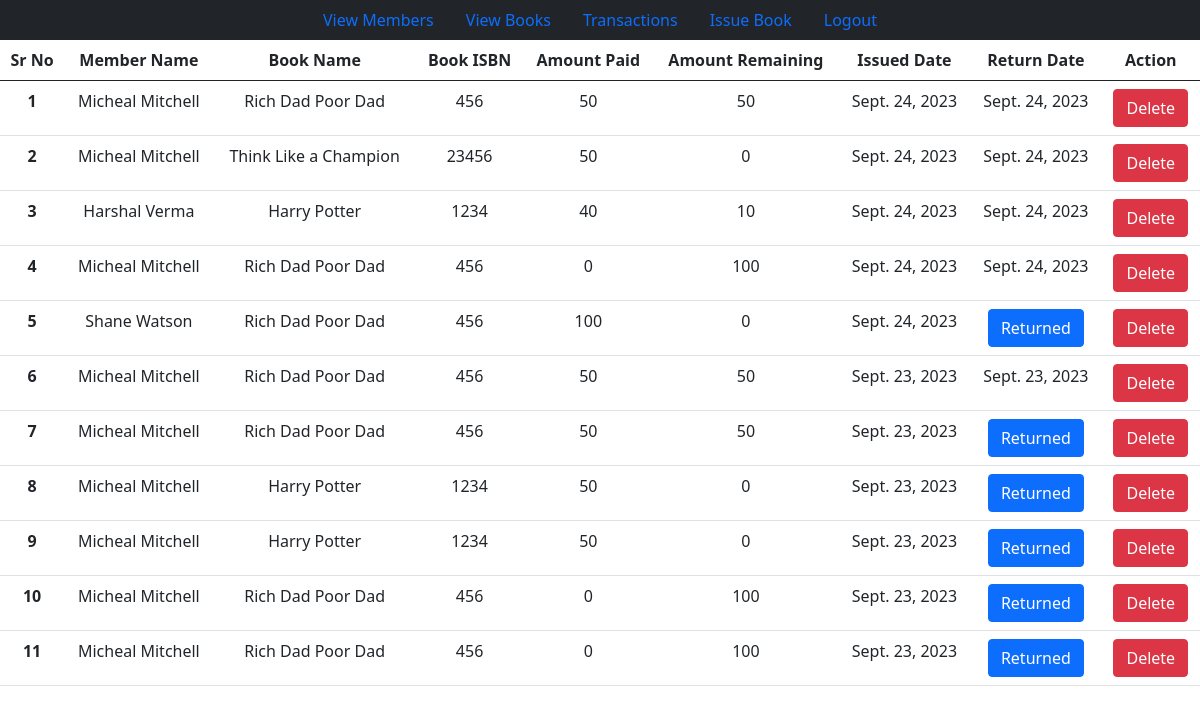
The page /view_issued_books/ (signed in) on the database its author committed.
### app/models.py (models this page shows, shortened)
class Book(models.Model):
    bookId = models.PositiveIntegerField()
    title = models.CharField(max_length=100)
    authors = models.CharField(max_length=200)
    average_ratings = models.FloatField(blank=True, null=True)
    isbn = models.IntegerField()
    isbn13 = models.IntegerField(null=True)
    language = models.CharField(max_length=10)
    num_pages = models.PositiveIntegerField(blank=True, null=True)
    ratings_count = models.PositiveIntegerField(blank=True, null=True)
    text_reviews_count = models.IntegerField(blank=True, null=True)
    publication_date = models.DateField()
    publisher = models.CharField(max_length=200)
    price = models.IntegerField()
    class Meta:
        ordering = ['bookId']

class Transaction(models.Model):
    member_id = models.CharField(max_length=10)
    isbn =models.CharField(max_length=50)
    amount_paid = models.IntegerField()
    amount_remaining = models.IntegerField()
    issued_date = models.DateField(null=True)
    return_date = models.DateField(null=True, blank=True)
    class Meta:
        ordering = ['-issued_date']

### app/views.py (the view)
# urls.py: path('view_issued_books/', views.view_issued_books, name="view_issued_books"),
@login_required(login_url='/admin_login/')
def view_issued_books(request):
    transactions = Transaction.objects.all()
    details = []
    for transaction in transactions:
        members = list(Members.objects.filter(user=transaction.member_id))
        book = list(Book.objects.filter(isbn=transaction.isbn))
        for i in range(len(book)):
            detail = (members[i].user.get_full_name(), book[i].title, book[i].isbn, transaction.amount_paid, transaction.amount_remaining, transaction.issued_date, transaction.return_date, transaction.id)
            details.append(detail)
    return render(request, 'view_issued_book.html', {'details': details})

### app/templates/view_issued_book.html (shortened to what this page needs)
{% extends 'admin_navbar.html' %}
{% block app_content %}
<table class="table" style="text-align: center;">
    <thead>
      <tr>
        <th scope="col">Sr No</th>
        <th scope="col">Member Name</th>
        <th scope="col">Book Name</th>
        <th scope="col">Book ISBN</th>
        <th scope="col">Amount Paid</th>
        <th scope="col">Amount Remaining</th>
        <th scope="col">Issued Date</th>
        <th scope="col">Return Date</th>
        <th scope="col">Action</th>
      </tr>
    </thead>
    <tbody>
      {% for detail in details %}
        <tr>
            <th scope="row">{{forloop.counter}}</th>
            <td>{{detail.0}}</td>
            <td>{{detail.1}}</td>
            <td>{{detail.2}}</td>
            <td>{{detail.3}}</td>
            <td>{{detail.4}}</td>
            <td>{{detail.5}}</td>
            {% if detail.6 %}
            <td>{{detail.6}}</td>
            {% else %}
            <td><a href="/book_returned/{{detail.7}}"><button type="button" class="btn btn-primary">Returned</button></a></td>
            {% endif %}
            <td><a href="{% url 'delete_transaction' detail.7 %}"><button class="btn btn-danger">Delete</button></a></td>
        </tr>
      {% endfor %}
    </tbody>
  </table>
{% endblock %}

### app/templates/admin_navbar.html
{% extends 'base.html' %}
{% block content %}
<ul class="nav justify-content-center bg-dark">
    <li class="nav-item">
      <a class="nav-link" href="/view_members/">View Members</a>
    </li>
    <li class="nav-item">
      <a class="nav-link" href="/view_books/">View Books</a>
    </li>
    <li class="nav-item">
      <a class="nav-link" href="/view_issued_books/">Transactions</a>
    </li>
    <li class="nav-item">
      <a class="nav-link" href="/issue_book/">Issue Book</a>
    </li>
    <li class="nav-item">
        <a class="nav-link" href="/logout/">Logout</a>
    </li>
</ul>
{% block app_content %}{% endblock %}
{% endblock %}

### app/templates/base.html (shortened to what this page needs)
<!doctype html>
<html lang="en">
  <head>
    <link href="https://cdn.jsdelivr.net/npm/bootstrap@5.0.2/dist/css/bootstrap.min.css" rel="stylesheet">
  </head>
  <body>
    {% block content %}{% endblock %}
  </body>
</html>

### rows shown on the page
Book: title "Rich Dad Poor Dad" "Rich Dad Poor Dad" "Rich Dad Poor Dad" "Rich Dad Poor Dad" "Rich Dad Poor Dad" "Rich Dad Poor Dad" "Rich Dad Poor Dad"
Transaction: issued_date "Sept. 24, 2023", return_date "Sept. 24, 2023"
Book: title "Think Like a Champion"
Transaction: issued_date "Sept. 24, 2023", return_date "Sept. 24, 2023"
Book: title "Harry Potter" "Harry Potter" "Harry Potter"
Transaction: issued_date "Sept. 24, 2023", return_date "Sept. 24, 2023"
Transaction: issued_date "Sept. 24, 2023", return_date "Sept. 24, 2023"
Transaction: issued_date "Sept. 24, 2023"
Transaction: issued_date "Sept. 23, 2023", return_date "Sept. 23, 2023"
Transaction: issued_date "Sept. 23, 2023"
Transaction: issued_date "Sept. 23, 2023"
Transaction: issued_date "Sept. 23, 2023"
Transaction: issued_date "Sept. 23, 2023"
Transaction: issued_date "Sept. 23, 2023"

### other values the page prints
{{ detail.0 }} "Micheal Mitchell" "Micheal Mitchell" "Harshal Verma" "Micheal Mitchell" "Shane Watson" "Micheal Mitchell" "Micheal Mitchell" "Micheal Mitchell" "Micheal Mitchell" "Micheal Mitchell" "Micheal Mitchell"
{{ detail.2 }} "456" "23456" "1234" "456" "456" "456" "456" "1234" "1234" "456" "456"
{{ detail.3 }} "50" "50" "40" "0" "100" "50" "50" "50" "50" "0" "0"
{{ detail.4 }} "50" "0" "10" "100" "0" "50" "50" "0" "0" "100" "100"
